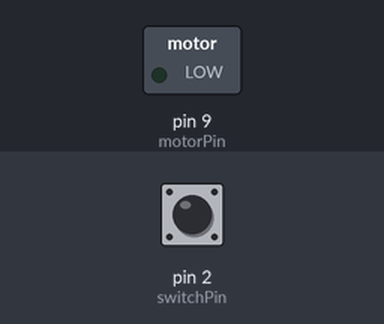
Recording of a sketch running on a simulated Arduino Uno, built with avr-gcc and run on an emulated ATmega328P. On the bench: switched loads named in the sketch (green lamp = pin HIGH). Inputs (shaded band) come from the test bench; at power-on: pin 2 (switchPin) LOW.

Above: at 1.2 s.
1.3 s: pin 2 (switchPin) pulled HIGH for 0.15 s
At 1.37 s:
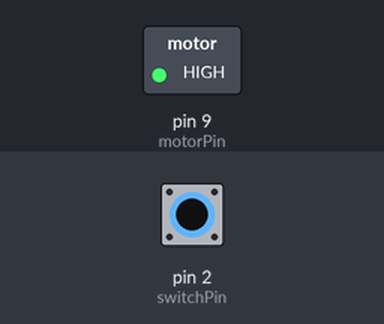
2.9 s: pin 2 (switchPin) pulled HIGH for 3.2 s
At 7.5 s:
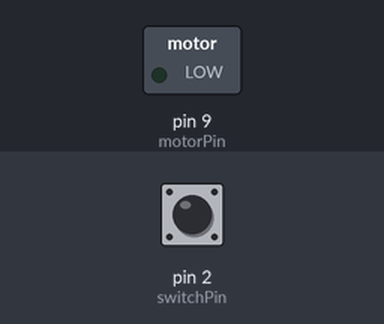
Timing chart, 0 to 9.0 s (numbered marks = the images above; inputs shaded):
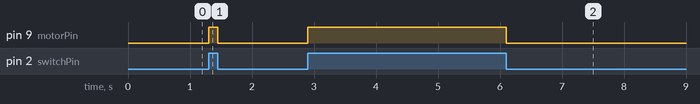

The sketch:

Motorized_Pinwheel.ino
```cpp
const int switchPin = 2, motorPin = 9;
int switchState = 0;
void setup() {
  pinMode(motorPin, OUTPUT);
  pinMode(switchPin, INPUT);
}

void loop() {
  switchState = digitalRead(switchPin);
  if (switchState == HIGH) digitalWrite(motorPin, HIGH);
  else digitalWrite(motorPin, LOW);
}
```

Measured:
- after the input at 1.3 s, pin 9 (motorPin): LOW → HIGH at once, → LOW 0.15 s later
- after the input at 2.9 s, pin 9 (motorPin): LOW → HIGH at once, → LOW 3.2 s later
